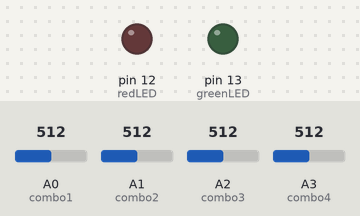
This sketch was run on a simulated Arduino Uno, built with avr-gcc and run on an emulated ATmega328P. On the bench: output pins drawn as LEDs (lit = HIGH). Inputs (shaded band) come from the test bench; at power-on: A0 (combo1) = 512, A1 (combo2) = 512, A2 (combo3) = 512, A3 (combo4) = 512. What the sketch prints to the serial monitor is not drawn.

Above: at 0.1 s.
At 5.1 s:
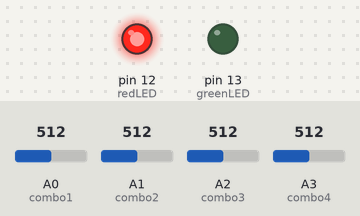
Timing chart, 0 to 6.6 s (numbered marks = the images above):
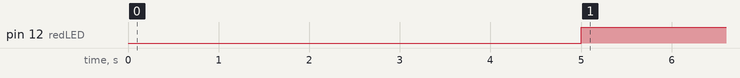

Measured:
- by itself, pin 12 (redLED): LOW → HIGH at 5.0 s

The sketch:

comboLock.ino
```cpp
//Code written by Alanna Predko, 2439008
//Code adaptation from http://www.instructables.com/member/Enjoying+Electronics/
//As well as the Arduino refferences online

const int redLED = 12;
const int greenLED = 13;

const int combo1 = A0;
const int combo2 = A1;
const int combo3 = A2;
const int combo4 = A3;

int sensorValue1 = 0;
int sensorValue2 = 0;
int sensorValue3 = 0;
int sensorValue4 = 0;
int sensorMin = 1023;
int sensorMax = 0;

void setup(){
Serial.begin(9600);
pinMode(redLED, OUTPUT);
pinMode(greenLED, OUTPUT);

while (millis() < 5000) {
    sensorValue1 = analogRead(combo1);

    // record the maximum sensor value
    if (sensorValue1 > sensorMax) {
      sensorMax = sensorValue1;
    }

    // record the minimum sensor value
    if (sensorValue1 < sensorMin) {
      sensorMin = sensorValue1;
    }
  }
}

void loop (){
sensorValue1 = analogRead(combo1);
sensorValue1 = map(sensorValue1, sensorMin, sensorMax, 0, 9);

sensorValue2 = analogRead(combo2);
sensorValue2 = map(sensorValue2, sensorMin, sensorMax, 0, 9);

sensorValue3 = analogRead(combo3);
sensorValue3 = map(sensorValue3, sensorMin, sensorMax, 0, 9);

sensorValue4 = analogRead(combo4);
sensorValue4 = map(sensorValue4, sensorMin, sensorMax, 0, 9);


if (sensorValue1 == 3 && sensorValue2 == 7 &&
    sensorValue3 == 2 && sensorValue4 == 2)
 {
   digitalWrite(greenLED, HIGH);
   digitalWrite(redLED, LOW);
 }

else
 {
  digitalWrite(greenLED, LOW);
  digitalWrite(redLED, HIGH);
 }

Serial.print(sensorValue1);
Serial.print(sensorValue2);
Serial.print(sensorValue3);
Serial.print(sensorValue4);
Serial.println();

}
```
